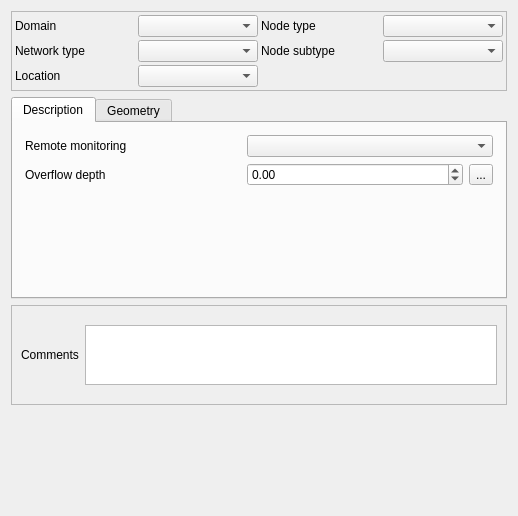
<?xml version="1.0" encoding="UTF-8"?>
<ui version="4.0">
 <class>Form_base3_ud</class>
 <widget class="QWidget" name="Form_base3_ud">
  <property name="geometry">
   <rect>
    <x>0</x>
    <y>0</y>
    <width>518</width>
    <height>516</height>
   </rect>
  </property>
  <property name="windowTitle">
   <string>Form</string>
  </property>
  <layout class="QVBoxLayout" name="verticalLayout">
   <item>
    <widget class="QFrame" name="frame">
     <property name="frameShape">
      <enum>QFrame::StyledPanel</enum>
     </property>
     <property name="frameShadow">
      <enum>QFrame::Raised</enum>
     </property>
     <layout class="QGridLayout" name="gridLayout">
      <property name="leftMargin">
       <number>3</number>
      </property>
      <property name="topMargin">
       <number>3</number>
      </property>
      <property name="rightMargin">
       <number>3</number>
      </property>
      <property name="bottomMargin">
       <number>3</number>
      </property>
      <property name="spacing">
       <number>3</number>
      </property>
      <item row="2" column="1">
       <widget class="QComboBox" name="location"/>
      </item>
      <item row="0" column="0">
       <widget class="QLabel" name="label_6">
        <property name="text">
         <string>Domain</string>
        </property>
        <property name="wordWrap">
         <bool>true</bool>
        </property>
       </widget>
      </item>
      <item row="0" column="1">
       <widget class="QComboBox" name="domain"/>
      </item>
      <item row="1" column="1">
       <widget class="QComboBox" name="networktype"/>
      </item>
      <item row="1" column="0">
       <widget class="QLabel" name="label_2">
        <property name="text">
         <string>Network type</string>
        </property>
        <property name="wordWrap">
         <bool>true</bool>
        </property>
       </widget>
      </item>
      <item row="2" column="0">
       <widget class="QLabel" name="label_8">
        <property name="text">
         <string>Location</string>
        </property>
        <property name="wordWrap">
         <bool>true</bool>
        </property>
       </widget>
      </item>
      <item row="0" column="2">
       <widget class="QLabel" name="label">
        <property name="text">
         <string>Node type</string>
        </property>
        <property name="wordWrap">
         <bool>true</bool>
        </property>
       </widget>
      </item>
      <item row="0" column="3">
       <widget class="QComboBox" name="nodetype"/>
      </item>
      <item row="1" column="2">
       <widget class="QLabel" name="label_42">
        <property name="text">
         <string>Node subtype</string>
        </property>
        <property name="wordWrap">
         <bool>true</bool>
        </property>
       </widget>
      </item>
      <item row="1" column="3">
       <widget class="QComboBox" name="nodesubtype"/>
      </item>
     </layout>
    </widget>
   </item>
   <item>
    <widget class="QTabWidget" name="tabWidgetspec">
     <property name="currentIndex">
      <number>0</number>
     </property>
     <widget class="QWidget" name="tab">
      <attribute name="title">
       <string>Description</string>
      </attribute>
      <layout class="QVBoxLayout" name="verticalLayout_3">
       <property name="spacing">
        <number>3</number>
       </property>
       <property name="leftMargin">
        <number>3</number>
       </property>
       <property name="topMargin">
        <number>3</number>
       </property>
       <property name="rightMargin">
        <number>3</number>
       </property>
       <property name="bottomMargin">
        <number>3</number>
       </property>
       <item>
        <widget class="QStackedWidget" name="stackedWidget_node">
         <property name="currentIndex">
          <number>2</number>
         </property>
         <widget class="QWidget" name="page_3">
          <layout class="QGridLayout" name="gridLayout_2">
           <item row="2" column="0">
            <widget class="QLabel" name="label_44">
             <property name="text">
              <string>Cover shape</string>
             </property>
             <property name="wordWrap">
              <bool>true</bool>
             </property>
            </widget>
           </item>
           <item row="3" column="2">
            <widget class="QToolButton" name="toolButton_diamtampon">
             <property name="text">
              <string>...</string>
             </property>
            </widget>
           </item>
           <item row="3" column="1">
            <widget class="QDoubleSpinBox" name="manholecoverdiameter">
             <property name="minimum">
              <double>-1.000000000000000</double>
             </property>
             <property name="maximum">
              <double>999999.000000000000000</double>
             </property>
            </widget>
           </item>
           <item row="3" column="0">
            <widget class="QLabel" name="label_45">
             <property name="text">
              <string>Cover diameter</string>
             </property>
             <property name="wordWrap">
              <bool>true</bool>
             </property>
            </widget>
           </item>
           <item row="2" column="1">
            <widget class="QComboBox" name="manholecovertype"/>
           </item>
           <item row="0" column="3">
            <widget class="QComboBox" name="accessibility"/>
           </item>
           <item row="0" column="2">
            <widget class="QLabel" name="label_3">
             <property name="text">
              <string>Accessibility</string>
             </property>
             <property name="wordWrap">
              <bool>true</bool>
             </property>
            </widget>
           </item>
           <item row="0" column="0">
            <widget class="QLabel" name="label_43">
             <property name="text">
              <string>Material</string>
             </property>
             <property name="wordWrap">
              <bool>true</bool>
             </property>
            </widget>
           </item>
           <item row="0" column="1">
            <widget class="QComboBox" name="manholematerial"/>
           </item>
           <item row="2" column="3">
            <widget class="QComboBox" name="presencesteps"/>
           </item>
           <item row="2" column="2">
            <widget class="QLabel" name="label_26">
             <property name="text">
              <string>Steps presence</string>
             </property>
             <property name="wordWrap">
              <bool>true</bool>
             </property>
            </widget>
           </item>
           <item row="4" column="0">
            <spacer name="verticalSpacer_6">
             <property name="orientation">
              <enum>Qt::Vertical</enum>
             </property>
             <property name="sizeHint" stdset="0">
              <size>
               <width>20</width>
               <height>40</height>
              </size>
             </property>
            </spacer>
           </item>
          </layout>
         </widget>
         <widget class="QWidget" name="page">
          <layout class="QGridLayout" name="gridLayout_5">
           <item row="0" column="1">
            <widget class="QComboBox" name="accessibility_2"/>
           </item>
           <item row="0" column="0">
            <widget class="QLabel" name="label_5">
             <property name="text">
              <string>Accessibility</string>
             </property>
            </widget>
           </item>
           <item row="1" column="1">
            <spacer name="verticalSpacer_2">
             <property name="orientation">
              <enum>Qt::Vertical</enum>
             </property>
             <property name="sizeHint" stdset="0">
              <size>
               <width>20</width>
               <height>40</height>
              </size>
             </property>
            </spacer>
           </item>
          </layout>
         </widget>
         <widget class="QWidget" name="page_2">
          <layout class="QGridLayout" name="gridLayout_11">
           <item row="1" column="1">
            <widget class="QDoubleSpinBox" name="depth1">
             <property name="minimum">
              <double>-1.000000000000000</double>
             </property>
             <property name="maximum">
              <double>999999.000000000000000</double>
             </property>
            </widget>
           </item>
           <item row="1" column="2">
            <widget class="QToolButton" name="toolButton_profsurverse">
             <property name="text">
              <string>...</string>
             </property>
            </widget>
           </item>
           <item row="1" column="0">
            <widget class="QLabel" name="label_27">
             <property name="text">
              <string>Overflow depth</string>
             </property>
             <property name="wordWrap">
              <bool>true</bool>
             </property>
            </widget>
           </item>
           <item row="0" column="0">
            <widget class="QLabel" name="label_25">
             <property name="text">
              <string>Remote monitoring</string>
             </property>
             <property name="wordWrap">
              <bool>true</bool>
             </property>
            </widget>
           </item>
           <item row="2" column="1">
            <spacer name="verticalSpacer_3">
             <property name="orientation">
              <enum>Qt::Vertical</enum>
             </property>
             <property name="sizeHint" stdset="0">
              <size>
               <width>20</width>
               <height>40</height>
              </size>
             </property>
            </spacer>
           </item>
           <item row="0" column="1" colspan="2">
            <widget class="QComboBox" name="psremotemonitoring"/>
           </item>
          </layout>
         </widget>
         <widget class="QWidget" name="page_7">
          <layout class="QGridLayout" name="gridLayout_12">
           <item row="2" column="1">
            <widget class="QComboBox" name="psh2streatment"/>
           </item>
           <item row="2" column="0">
            <widget class="QLabel" name="label_47">
             <property name="text">
              <string>H2S treatment</string>
             </property>
             <property name="wordWrap">
              <bool>true</bool>
             </property>
            </widget>
           </item>
           <item row="0" column="1">
            <widget class="QDoubleSpinBox" name="psnominalcapacity">
             <property name="minimum">
              <double>-1.000000000000000</double>
             </property>
             <property name="maximum">
              <double>999999999.000000000000000</double>
             </property>
            </widget>
           </item>
           <item row="0" column="2">
            <widget class="QToolButton" name="toolButton_capanom">
             <property name="text">
              <string>...</string>
             </property>
            </widget>
           </item>
           <item row="1" column="0">
            <widget class="QLabel" name="label_46">
             <property name="text">
              <string>Pumps number</string>
             </property>
             <property name="wordWrap">
              <bool>true</bool>
             </property>
            </widget>
           </item>
           <item row="0" column="0">
            <widget class="QLabel" name="label_30">
             <property name="text">
              <string>Nominal capacity (m3/h)</string>
             </property>
             <property name="wordWrap">
              <bool>true</bool>
             </property>
            </widget>
           </item>
           <item row="1" column="1">
            <widget class="QSpinBox" name="pspumpnumber">
             <property name="minimum">
              <number>-1</number>
             </property>
             <property name="maximum">
              <number>999999</number>
             </property>
            </widget>
           </item>
           <item row="3" column="0">
            <widget class="QLabel" name="label_48">
             <property name="text">
              <string>Overflow</string>
             </property>
             <property name="wordWrap">
              <bool>true</bool>
             </property>
            </widget>
           </item>
           <item row="1" column="2">
            <widget class="QToolButton" name="toolButton_pompes2">
             <property name="text">
              <string>...</string>
             </property>
            </widget>
           </item>
           <item row="3" column="1">
            <widget class="QComboBox" name="psoverflow"/>
           </item>
           <item row="4" column="1">
            <spacer name="verticalSpacer_4">
             <property name="orientation">
              <enum>Qt::Vertical</enum>
             </property>
             <property name="sizeHint" stdset="0">
              <size>
               <width>20</width>
               <height>40</height>
              </size>
             </property>
            </spacer>
           </item>
          </layout>
         </widget>
         <widget class="QWidget" name="page_8">
          <layout class="QGridLayout" name="gridLayout_13">
           <item row="0" column="0">
            <widget class="QLabel" name="label_49">
             <property name="text">
              <string>Sedimentation</string>
             </property>
            </widget>
           </item>
           <item row="0" column="1">
            <widget class="QComboBox" name="sedimenttrap"/>
           </item>
           <item row="1" column="1">
            <spacer name="verticalSpacer_5">
             <property name="orientation">
              <enum>Qt::Vertical</enum>
             </property>
             <property name="sizeHint" stdset="0">
              <size>
               <width>20</width>
               <height>40</height>
              </size>
             </property>
            </spacer>
           </item>
          </layout>
         </widget>
         <widget class="QWidget" name="page_4">
          <layout class="QVBoxLayout" name="verticalLayout_2">
           <property name="spacing">
            <number>3</number>
           </property>
           <property name="leftMargin">
            <number>3</number>
           </property>
           <property name="topMargin">
            <number>3</number>
           </property>
           <property name="rightMargin">
            <number>3</number>
           </property>
           <property name="bottomMargin">
            <number>3</number>
           </property>
          </layout>
         </widget>
        </widget>
       </item>
      </layout>
     </widget>
     <widget class="QWidget" name="tab_2">
      <attribute name="title">
       <string>Geometry</string>
      </attribute>
      <layout class="QVBoxLayout" name="verticalLayout_4">
       <property name="spacing">
        <number>3</number>
       </property>
       <property name="leftMargin">
        <number>3</number>
       </property>
       <property name="topMargin">
        <number>3</number>
       </property>
       <property name="rightMargin">
        <number>3</number>
       </property>
       <property name="bottomMargin">
        <number>3</number>
       </property>
       <item>
        <widget class="QFrame" name="frame_5">
         <property name="frameShape">
          <enum>QFrame::StyledPanel</enum>
         </property>
         <property name="frameShadow">
          <enum>QFrame::Raised</enum>
         </property>
         <layout class="QGridLayout" name="gridLayout_6">
          <property name="leftMargin">
           <number>3</number>
          </property>
          <property name="topMargin">
           <number>3</number>
          </property>
          <property name="rightMargin">
           <number>3</number>
          </property>
          <property name="bottomMargin">
           <number>3</number>
          </property>
          <property name="spacing">
           <number>3</number>
          </property>
          <item row="1" column="2">
           <widget class="QToolButton" name="toolButton_calc">
            <property name="text">
             <string>...</string>
            </property>
           </widget>
          </item>
          <item row="1" column="1">
           <widget class="QDoubleSpinBox" name="depthinvert">
            <property name="minimum">
             <double>-1.000000000000000</double>
            </property>
            <property name="maximum">
             <double>999.000000000000000</double>
            </property>
           </widget>
          </item>
          <item row="1" column="0">
           <widget class="QLabel" name="label_24">
            <property name="text">
             <string>Depth</string>
            </property>
            <property name="wordWrap">
             <bool>true</bool>
            </property>
           </widget>
          </item>
          <item row="0" column="3">
           <widget class="QLabel" name="label_29">
            <property name="text">
             <string>Width</string>
            </property>
            <property name="wordWrap">
             <bool>true</bool>
            </property>
           </widget>
          </item>
          <item row="0" column="1">
           <widget class="QDoubleSpinBox" name="lenght">
            <property name="minimum">
             <double>-1.000000000000000</double>
            </property>
            <property name="maximum">
             <double>999.000000000000000</double>
            </property>
           </widget>
          </item>
          <item row="0" column="0">
           <widget class="QLabel" name="label_28">
            <property name="text">
             <string>Lenght - diameter</string>
            </property>
            <property name="wordWrap">
             <bool>true</bool>
            </property>
           </widget>
          </item>
          <item row="0" column="2">
           <widget class="QToolButton" name="toolButton_longueur">
            <property name="text">
             <string>...</string>
            </property>
           </widget>
          </item>
          <item row="0" column="4">
           <widget class="QDoubleSpinBox" name="width">
            <property name="minimum">
             <double>-1.000000000000000</double>
            </property>
            <property name="maximum">
             <double>999.000000000000000</double>
            </property>
           </widget>
          </item>
          <item row="0" column="5">
           <widget class="QToolButton" name="toolButton_largeur">
            <property name="text">
             <string>...</string>
            </property>
           </widget>
          </item>
         </layout>
        </widget>
       </item>
       <item>
        <widget class="QFrame" name="frame_3">
         <property name="frameShape">
          <enum>QFrame::StyledPanel</enum>
         </property>
         <property name="frameShadow">
          <enum>QFrame::Raised</enum>
         </property>
         <layout class="QGridLayout" name="gridLayout_3">
          <property name="leftMargin">
           <number>3</number>
          </property>
          <property name="topMargin">
           <number>3</number>
          </property>
          <property name="rightMargin">
           <number>3</number>
          </property>
          <property name="bottomMargin">
           <number>3</number>
          </property>
          <property name="spacing">
           <number>3</number>
          </property>
          <item row="0" column="1">
           <widget class="QDoubleSpinBox" name="x">
            <property name="minimum">
             <double>-99.000000000000000</double>
            </property>
            <property name="maximum">
             <double>99999999.000000000000000</double>
            </property>
           </widget>
          </item>
          <item row="0" column="0">
           <widget class="QLabel" name="label_15">
            <property name="text">
             <string>X</string>
            </property>
            <property name="wordWrap">
             <bool>true</bool>
            </property>
           </widget>
          </item>
          <item row="0" column="2">
           <widget class="QLabel" name="label_18">
            <property name="text">
             <string>Y</string>
            </property>
            <property name="wordWrap">
             <bool>true</bool>
            </property>
           </widget>
          </item>
          <item row="1" column="1">
           <widget class="QDoubleSpinBox" name="dx">
            <property name="minimum">
             <double>-1.000000000000000</double>
            </property>
            <property name="maximum">
             <double>999.000000000000000</double>
            </property>
           </widget>
          </item>
          <item row="1" column="3">
           <widget class="QDoubleSpinBox" name="dy">
            <property name="minimum">
             <double>-1.000000000000000</double>
            </property>
            <property name="maximum">
             <double>999.000000000000000</double>
            </property>
           </widget>
          </item>
          <item row="0" column="4">
           <widget class="QLabel" name="label_22">
            <property name="text">
             <string>Z cover</string>
            </property>
            <property name="wordWrap">
             <bool>true</bool>
            </property>
           </widget>
          </item>
          <item row="1" column="0">
           <widget class="QLabel" name="label_16">
            <property name="text">
             <string>dX</string>
            </property>
            <property name="wordWrap">
             <bool>true</bool>
            </property>
           </widget>
          </item>
          <item row="1" column="2">
           <widget class="QLabel" name="label_21">
            <property name="text">
             <string>dY</string>
            </property>
            <property name="wordWrap">
             <bool>true</bool>
            </property>
           </widget>
          </item>
          <item row="0" column="3">
           <widget class="QDoubleSpinBox" name="y">
            <property name="minimum">
             <double>-99.000000000000000</double>
            </property>
            <property name="maximum">
             <double>99999999.000000000000000</double>
            </property>
           </widget>
          </item>
          <item row="0" column="5">
           <widget class="QDoubleSpinBox" name="z">
            <property name="minimum">
             <double>-99.000000000000000</double>
            </property>
            <property name="maximum">
             <double>99999999.000000000000000</double>
            </property>
           </widget>
          </item>
          <item row="1" column="4">
           <widget class="QLabel" name="label_23">
            <property name="text">
             <string>dZ</string>
            </property>
            <property name="wordWrap">
             <bool>true</bool>
            </property>
           </widget>
          </item>
          <item row="1" column="5">
           <widget class="QDoubleSpinBox" name="dz">
            <property name="minimum">
             <double>-1.000000000000000</double>
            </property>
            <property name="maximum">
             <double>999.000000000000000</double>
            </property>
           </widget>
          </item>
          <item row="4" column="0" colspan="6">
           <widget class="QPushButton" name="pushButton_getGPS">
            <property name="text">
             <string>GPS - tampon</string>
            </property>
           </widget>
          </item>
         </layout>
        </widget>
       </item>
       <item>
        <widget class="QFrame" name="frame_gps">
         <property name="frameShape">
          <enum>QFrame::StyledPanel</enum>
         </property>
         <property name="frameShadow">
          <enum>QFrame::Raised</enum>
         </property>
        </widget>
       </item>
      </layout>
     </widget>
    </widget>
   </item>
   <item>
    <widget class="QFrame" name="frame_2">
     <property name="frameShape">
      <enum>QFrame::StyledPanel</enum>
     </property>
     <property name="frameShadow">
      <enum>QFrame::Raised</enum>
     </property>
     <layout class="QHBoxLayout" name="horizontalLayout">
      <item>
       <widget class="QLabel" name="label_7">
        <property name="text">
         <string>Comments</string>
        </property>
        <property name="wordWrap">
         <bool>true</bool>
        </property>
       </widget>
      </item>
      <item>
       <widget class="QTextBrowser" name="comment">
        <property name="maximumSize">
         <size>
          <width>16777215</width>
          <height>60</height>
         </size>
        </property>
        <property name="readOnly">
         <bool>false</bool>
        </property>
       </widget>
      </item>
     </layout>
    </widget>
   </item>
   <item>
    <spacer name="verticalSpacer">
     <property name="orientation">
      <enum>Qt::Vertical</enum>
     </property>
     <property name="sizeHint" stdset="0">
      <size>
       <width>20</width>
       <height>40</height>
      </size>
     </property>
    </spacer>
   </item>
  </layout>
 </widget>
 <resources/>
 <connections/>
</ui>
